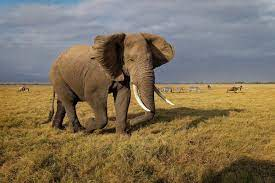
#> input picture Lab3_clustering/elephant.jpeg, 275 x 183 px; its folder holds 5 pictures in this run
$ jupyter execute --allow-errors clustering.ipynb
#> lines starting #> are read from the running program, lines starting #| are printed output that depends on the picture
# Кластеризация

## Задание
1. Разбейте множество объектов из набора данных pluton.csv на 3 кластера с помощью k-means. Сравните качество разбиения в зависимости от максимального числа итераций алгоритма и использования стандартизации.
2. Разбейте на кластеры множество объектов из наборов данных clustering_1.csv, clustering_2.csv и clustering_3.csv с помощью k-means, DBSCAN и иерархической кластеризации. Определите оптимальное количество кластеров (где это применимо). Какой из методов сработал лучше и почему?
3. Осуществите сжатие цветовой палитры изображения (любого, на ваш выбор). Для этого выделите n кластеров из цветов всех пикселей изображения и зафиксируйте центра этих кластеров. Создайте изображение с цветами из сокращенной палитры (цвета пикселей только из центров выделенных кластеров). Покажите исходное и сжатое изображения.
4. Постройте дендрограмму для набора данных votes.csv (число голосов, поданных за республиканцев на выборах с 1856 по 1976 год). Строки представляют 50 штатов, а столбцы -  годы выборов (31). Проинтерпретируйте полученный результат.

[cell 1]
from sklearn.cluster import KMeans
from sklearn.preprocessing import StandardScaler
import numpy as np
import matplotlib.pyplot as plt
from pandas import read_csv
from sklearn.metrics import davies_bouldin_score
from sklearn.cluster import AgglomerativeClustering
from sklearn.cluster import DBSCAN
from IPython.display import clear_output

# Задание 1
 - Разбейте множество объектов из набора данных pluton.csv на 3 кластера с помощью k-means. Сравните качество разбиения в зависимости от максимального числа итераций алгоритма и использования стандартизации.

#> (a cell that did not finish here is left out)

[cell 3]
# [34 lines left out: function visualize_data, not called in this run]

[cell 4]
def standardize(data):
    return StandardScaler().fit(data).transform(data)

[cell 5]
max_iters = np.array([1, 10, 100, 300, 1000, 2000])

#> (the rest of this cell did not finish here and is left out)

# Задание 2

- Разбейте на кластеры множество объектов из наборов данных clustering_1.csv, clustering_2.csv и clustering_3.csv с помощью k-means, DBSCAN и иерархической кластеризации. Определите оптимальное количество кластеров (где это применимо). Какой из методов сработал лучше и почему?

#> (a cell that did not finish here is left out)

[cell 7]
plt.figure(figsize=(6, 6))
#> (this line was passed over: IPython is not available in this run)

#> (the rest of this cell did not finish here and is left out)

[cell 8]
n_clusters_arr = [i for i in range(2, 15)]
dbi_kmeans_arr = []
dbi_dbscan_arr = []
dbi_hierarcy_arr = []


from IPython.display import clear_output

#> (the rest of this cell did not finish here and is left out)

#> (a cell that did not finish here is left out)

[cell 10]
# [4 lines left out: function print_labels, not called in this run]

#> (a cell that did not finish here is left out)

# Задание 3

- Осуществите сжатие цветовой палитры изображения (любого, на ваш выбор). Для этого выделите n кластеров из цветов всех пикселей изображения и зафиксируйте центра этих кластеров. Создайте изображение с цветами из сокращенной палитры (цвета пикселей только из центров выделенных кластеров). Покажите исходное и сжатое изображения.

[cell 12]
from skimage import io

[cell 13]
def compress_image(image, clusters_num):
    rows = image.shape[0]
    cols = image.shape[1]

    image = image.reshape(rows*cols, 3)

    kmeans = KMeans(n_clusters=clusters_num, n_init=10)
    kmeans.fit(image)
    compressed_image = kmeans.cluster_centers_[kmeans.labels_]
    compressed_image = np.clip(compressed_image.astype('uint8'), 0, 255)
    compressed_image = compressed_image.reshape(rows, cols, 3)
    io.imsave('compressed_image_%d.png' % clusters_num, compressed_image)

[cell 14]
clusters_nums = [64, 32, 16, 8]
for cn in clusters_nums:
    compress_image(io.imread('elephant.jpeg'), cn)
#> in compress_image, `rows = image.shape[0]`: rows = 183
    print(cn, 'done')

[cell 15]
compress_image(io.imread('elephant.jpeg'), 3)
#> in compress_image (call 5), `compressed_image = compressed_image.reshape(rows, cols, 3)`:
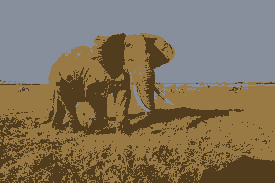
#> compressed_image: shape (183, 275, 3); mean of channels 0, 1, 2 128.7, 114.2, 90.9; drawn as R, G, B
